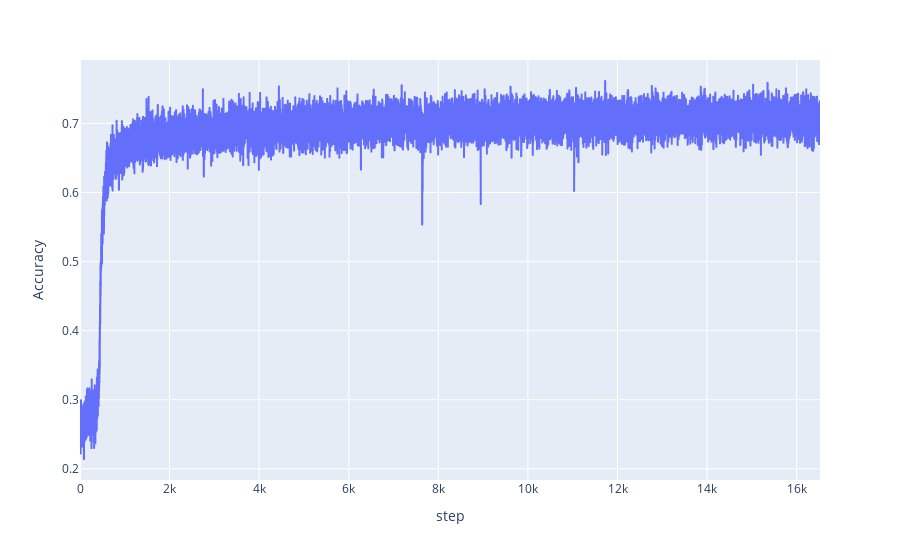

Write notebook code for a chart like this one.
### Code cell
fig = px.line(Node_accuracy,x="step", y="Accuracy")
fig.show()

### Figure 1 — Plotly figure (JSON) as saved in the notebook; plotly's stock layout.template omitted (floating-point values rounded to 4 significant figures; data arrays with more than 128 entries replaced by an {"elided": "..."} marker saying what was removed)
{"data": [{"hovertemplate": "step=%{x}<br>Accuracy=%{y}<extra></extra>", "legendgroup": "", "line": {"color": "#636efa", "dash": "solid"}, "marker": {"symbol": "circle"}, "mode": "lines", "name": "", "showlegend": false, "type": "scattergl", "x": {"elided": "16522 int values"}, "xaxis": "x", "y": {"elided": "16522 float values"}, "yaxis": "y"}], "layout": {"autosize": true, "legend": {"tracegroupgap": 0}, "margin": {"t": 60}, "xaxis": {"anchor": "y", "autorange": true, "domain": [0, 1], "range": [0, 16521], "title": {"text": "step"}, "type": "linear"}, "yaxis": {"anchor": "x", "autorange": true, "domain": [0, 1], "range": [0.1838, 0.7919], "title": {"text": "Accuracy"}, "type": "linear"}}}
